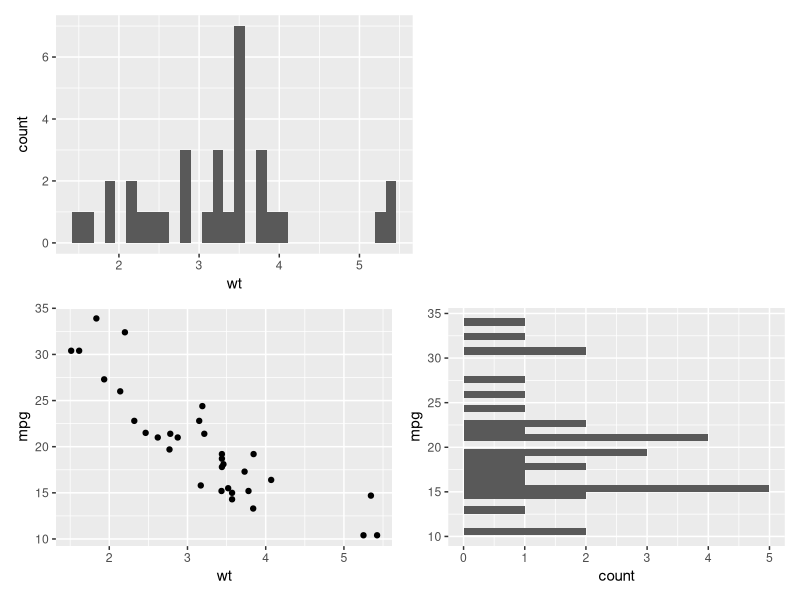
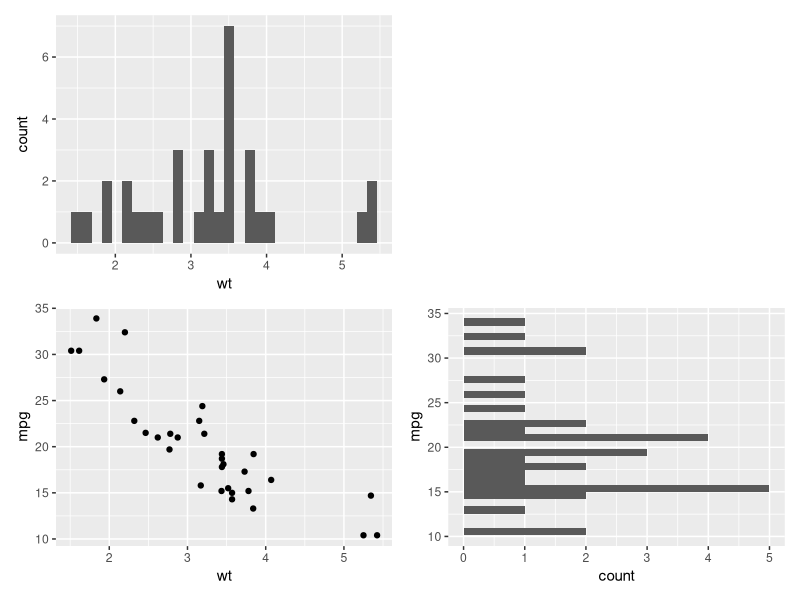
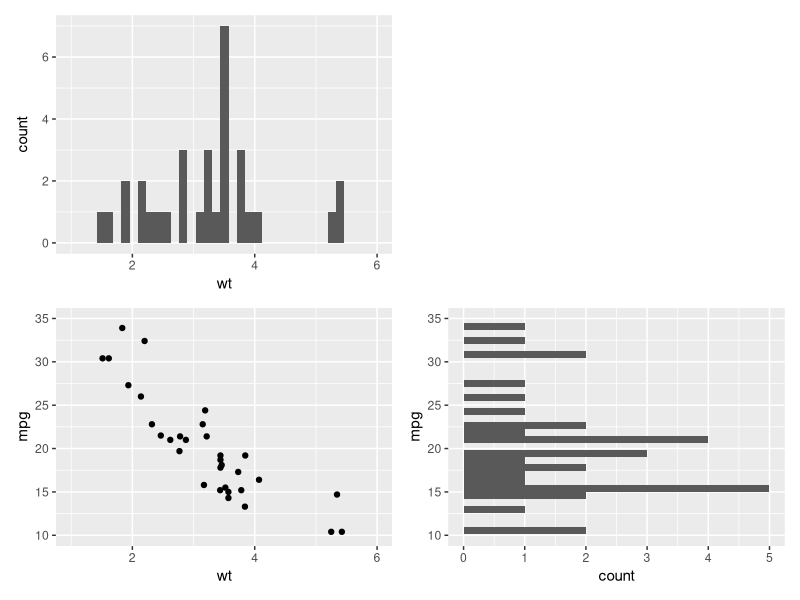
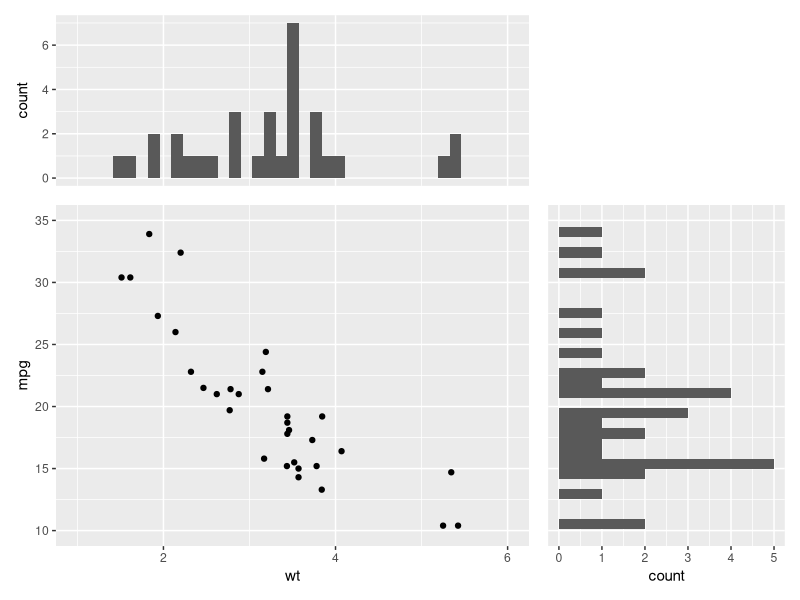

The R source for these figures, in order:
## ---- chunk 1
library(ggplot2)
library(patchwork)
## ---- chunk 2
library(ggplot2)
library(patchwork)
xy <- ggplot(mtcars, aes(wt, mpg)) + geom_point()
x <- ggplot(mtcars, aes(wt)) + geom_histogram(bins = 30)
y <- ggplot(mtcars, aes(mpg)) + geom_histogram(bins = 30) + coord_flip()
(x | plot_spacer()) / (xy | y)
## ---- chunk 3
wrap_plots(x, plot_spacer(), xy, y, nrow = 2)
## ---- chunk 4
wrap_plots(
  x + coord_cartesian(xlim = c(1, 6)), 
  plot_spacer(), 
  xy + coord_cartesian(xlim = c(1, 6), ylim = c(10, 35)), 
  y + coord_flip(xlim = c(10, 35)), 
  nrow = 2
)
## ---- chunk 5
theme_marginal_x <- theme(axis.title.x = element_blank(), axis.text.x = element_blank(), axis.ticks.x = element_blank())
theme_marginal_y <- theme(axis.title.y = element_blank(), axis.text.y = element_blank(), axis.ticks.y = element_blank())
wrap_plots(
  x + coord_cartesian(xlim = c(1, 6)) + theme_marginal_x, 
  plot_spacer(), 
  xy + coord_cartesian(xlim = c(1, 6), ylim = c(10, 35)), 
  y + coord_flip(xlim = c(10, 35)) + theme_marginal_y, 
  nrow = 2,
  widths = c(1, 0.5),
  heights = c(0.5, 1)
)
